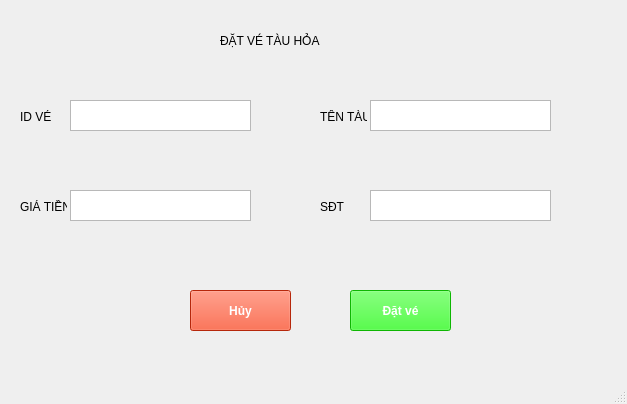
<?xml version="1.0" encoding="UTF-8"?>
<ui version="4.0">
 <class>MainWindow</class>
 <widget class="QMainWindow" name="MainWindow">
  <property name="geometry">
   <rect>
    <x>0</x>
    <y>0</y>
    <width>627</width>
    <height>404</height>
   </rect>
  </property>
  <property name="windowTitle">
   <string>MainWindow</string>
  </property>
  <widget class="QWidget" name="centralwidget">
   <widget class="QLabel" name="label">
    <property name="geometry">
     <rect>
      <x>220</x>
      <y>20</y>
      <width>221</width>
      <height>41</height>
     </rect>
    </property>
    <property name="styleSheet">
     <string notr="true">font: 75 18pt &quot;MS Shell Dlg 2&quot;;</string>
    </property>
    <property name="text">
     <string>ĐẶT VÉ TÀU HỎA</string>
    </property>
   </widget>
   <widget class="QTextEdit" name="txt_id">
    <property name="geometry">
     <rect>
      <x>70</x>
      <y>100</y>
      <width>181</width>
      <height>31</height>
     </rect>
    </property>
   </widget>
   <widget class="QTextEdit" name="txt_gia">
    <property name="geometry">
     <rect>
      <x>70</x>
      <y>190</y>
      <width>181</width>
      <height>31</height>
     </rect>
    </property>
   </widget>
   <widget class="QTextEdit" name="txt_sdt">
    <property name="geometry">
     <rect>
      <x>370</x>
      <y>190</y>
      <width>181</width>
      <height>31</height>
     </rect>
    </property>
   </widget>
   <widget class="QTextEdit" name="txt_ten">
    <property name="geometry">
     <rect>
      <x>370</x>
      <y>100</y>
      <width>181</width>
      <height>31</height>
     </rect>
    </property>
   </widget>
   <widget class="QPushButton" name="btn_dat">
    <property name="geometry">
     <rect>
      <x>350</x>
      <y>290</y>
      <width>101</width>
      <height>41</height>
     </rect>
    </property>
    <property name="styleSheet">
     <string notr="true">background-color : rgb(19, 255, 3);
font-weight : bold;
color : white</string>
    </property>
    <property name="text">
     <string>Đặt vé</string>
    </property>
   </widget>
   <widget class="QPushButton" name="btn_huy">
    <property name="geometry">
     <rect>
      <x>190</x>
      <y>290</y>
      <width>101</width>
      <height>41</height>
     </rect>
    </property>
    <property name="styleSheet">
     <string notr="true">background-color : rgb(255, 55, 15);
font-weight : bold;
color : white</string>
    </property>
    <property name="text">
     <string>Hủy</string>
    </property>
   </widget>
   <widget class="QLabel" name="label_2">
    <property name="geometry">
     <rect>
      <x>20</x>
      <y>110</y>
      <width>47</width>
      <height>13</height>
     </rect>
    </property>
    <property name="text">
     <string>ID VÉ</string>
    </property>
   </widget>
   <widget class="QLabel" name="label_3">
    <property name="geometry">
     <rect>
      <x>20</x>
      <y>200</y>
      <width>47</width>
      <height>13</height>
     </rect>
    </property>
    <property name="text">
     <string>GIÁ TIỀN</string>
    </property>
   </widget>
   <widget class="QLabel" name="label_4">
    <property name="geometry">
     <rect>
      <x>320</x>
      <y>110</y>
      <width>47</width>
      <height>13</height>
     </rect>
    </property>
    <property name="text">
     <string>TÊN TÀU</string>
    </property>
   </widget>
   <widget class="QLabel" name="label_5">
    <property name="geometry">
     <rect>
      <x>320</x>
      <y>200</y>
      <width>47</width>
      <height>13</height>
     </rect>
    </property>
    <property name="text">
     <string>SĐT</string>
    </property>
   </widget>
  </widget>
  <widget class="QMenuBar" name="menubar">
   <property name="geometry">
    <rect>
     <x>0</x>
     <y>0</y>
     <width>627</width>
     <height>21</height>
    </rect>
   </property>
  </widget>
  <widget class="QStatusBar" name="statusbar"/>
 </widget>
 <resources/>
 <connections/>
</ui>
